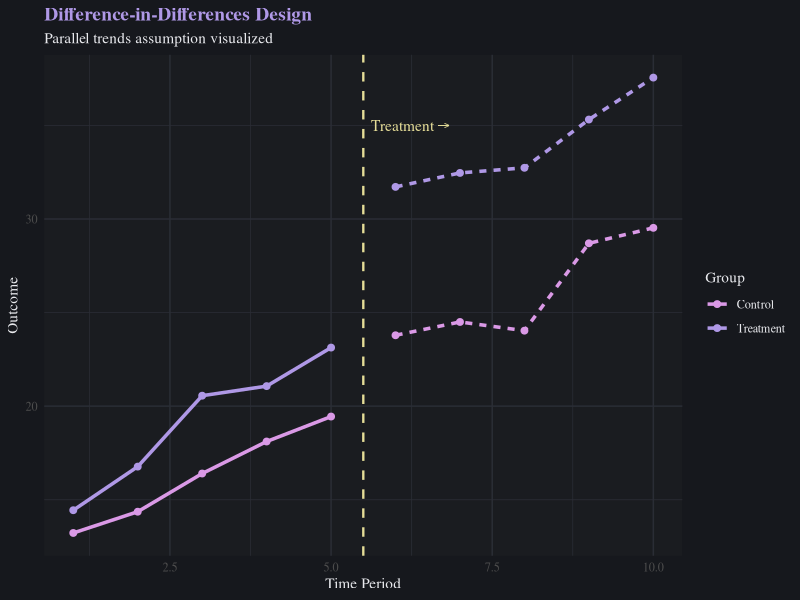

The R script that drew this image:
## ---- chunk 1
#| message: false
#| warning: false
#| fig-width: 10
#| fig-height: 6

library(tidyverse)

# Set custom theme
theme_set(
  theme_minimal() +
  theme(
    plot.background = element_rect(fill = "#16181d", color = NA),
    panel.background = element_rect(fill = "#1a1c20", color = NA),
    panel.grid = element_line(color = "#2a2d35"),
    text = element_text(color = "#e8e9ed", family = "serif"),
    plot.title = element_text(color = "#AF98E6", size = 14, face = "bold")
  )
)

# Simulate DID data
set.seed(123)
did_data <- expand_grid(
  group = c("Treatment", "Control"),
  time = 1:10
) %>%
  mutate(
    post = time > 5,
    effect = ifelse(group == "Treatment" & post, 5, 0),
    y = 10 + 2 * time + ifelse(group == "Treatment", 3, 0) + effect + rnorm(n(), 0, 1)
  )

# Visualize
ggplot(did_data, aes(x = time, y = y, color = group, linetype = post)) +
  geom_line(size = 1.2) +
  geom_point(size = 2) +
  geom_vline(xintercept = 5.5, linetype = "dashed", color = "#E5DD97", size = 0.8) +
  scale_color_manual(values = c("Treatment" = "#AF98E6", "Control" = "#DA99E6")) +
  annotate("text", x = 5.5, y = 35, label = "Treatment →", 
           hjust = -0.1, color = "#E5DD97", family = "serif") +
  labs(
    title = "Difference-in-Differences Design",
    subtitle = "Parallel trends assumption visualized",
    x = "Time Period",
    y = "Outcome",
    color = "Group"
  ) +
  guides(linetype = "none")
